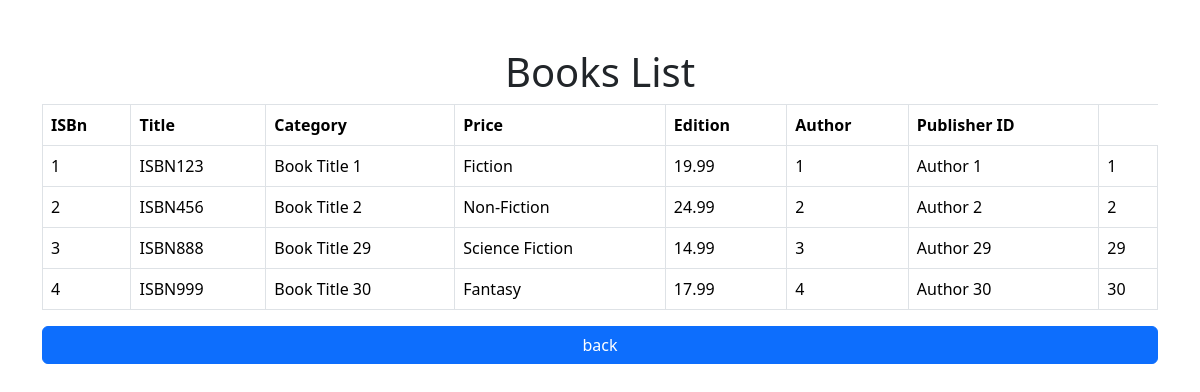
Before: /displayBook.php with the older database file.
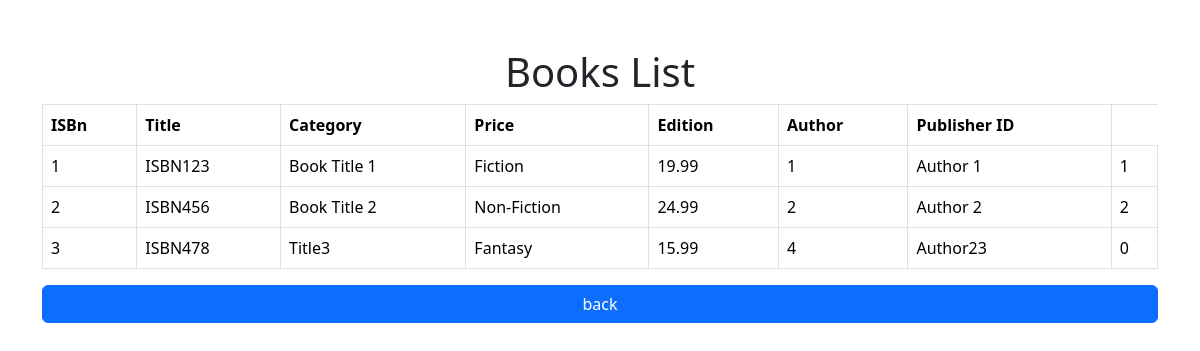
After: the same page with the newer database file.
### tables this page shows
CREATE TABLE `books` (
  `ISBN` varchar(20) NOT NULL,
  `Title` varchar(100) DEFAULT NULL,
  `Category` varchar(50) DEFAULT NULL,
  `Price` decimal(10,2) DEFAULT NULL,
  `Edition` int(11) DEFAULT NULL,
  `Author` varchar(100) DEFAULT NULL,
  `Publisher_ID` int(11) DEFAULT NULL
);

### displayBook.php (the view, shortened to what this page needs)
<?php
include "connect.php";
$sql = "SELECT * FROM books";
$result = mysqli_query($conn, $sql);
?>
<!DOCTYPE html>
<html lang="en">
<head>
    <link href="https://cdn.jsdelivr.net/npm/bootstrap@5.3.3/dist/css/bootstrap.min.css" rel="stylesheet">
</head>
<body>
    <div class="container mt-5">
        <h1 class="text-center">Books List</h1>
        <table class="table table-bordered">
            <thead>
                <tr>
                    <th>ISBn</th>
                    <th>Title</th>
                    <th>Category</th>
                    <th>Price</th>
                    <th>Edition</th>
                    <th>Author</th>
                    <th>Publisher ID</th>
                </tr>
            </thead>
            <tbody>
                <?php
                $counter = 1;
                while ($row = mysqli_fetch_assoc($result)) {
                    echo "<tr>";
                    echo "<td>" . $counter . "</td>";
                    echo "<td>" . htmlspecialchars($row['ISBN']) . "</td>";
                    echo "<td>" . htmlspecialchars($row['Title']) . "</td>";
                    echo "<td>" . htmlspecialchars($row['Category']) . "</td>";
                    echo "<td>" . htmlspecialchars($row['Price']) . "</td>";
                    echo "<td>" . htmlspecialchars($row['Edition']) . "</td>";
                    echo "<td>" . htmlspecialchars($row['Author']) . "</td>";
                    echo "<td>" . htmlspecialchars($row['Publisher_ID']) . "</td>";
                    echo "</tr>";
                    $counter++;
                }
                ?>
            </tbody>
        </table>
        <a href="home.php" class="btn btn-primary
        w-100">back</a>
    </div>
</body>
</html>

Changed rows visible on the page:
removed books: ISBN "ISBN888", Title "Book Title 29", Category "Science Fiction", Price "14.99", Edition "3", Author "Author 29", Publisher_ID "29"
removed books: ISBN "ISBN999", Title "Book Title 30", Category "Fantasy", Price "17.99", Edition "4", Author "Author 30", Publisher_ID "30"
added books: ISBN "ISBN478", Title "Title3", Category "Fantasy", Price "15.99", Edition "4", Author "Author23", Publisher_ID "0"
